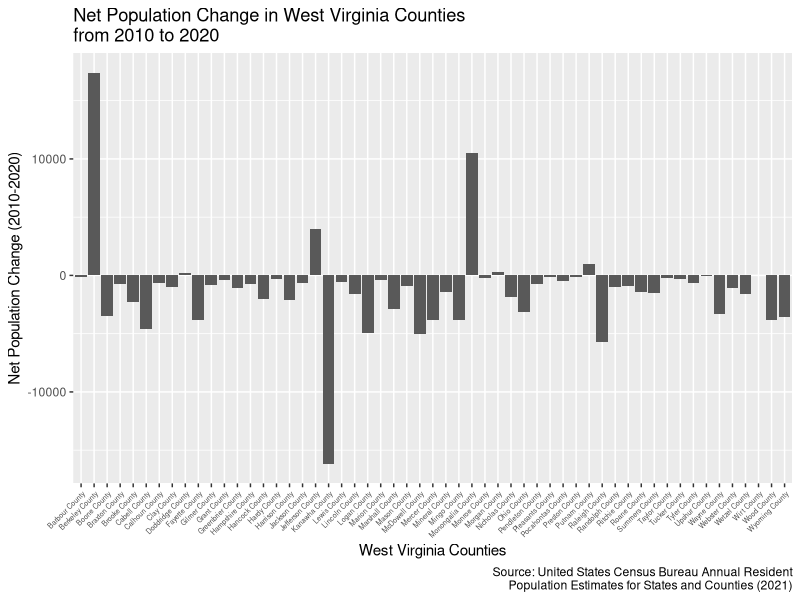

Write R code to recreate this figure.
## ---- chunk 1
library(tidyverse)
library("readxl")
## ---- chunk 2
censusPop <- read_csv("co-est2020.csv")

WVpopchange <- censusPop |>
  filter(STATE == 54) |>
  group_by(CTYNAME, CENSUS2010POP, POPESTIMATE042020) |>
  summarize(popdiff =
              as.integer(`POPESTIMATE042020`) - as.integer(`CENSUS2010POP`),
            pospopdiff = 
              if_else(popdiff >= 0, 1, 0))

WVpopchange <- WVpopchange[-52,]

WVpopchangeGraph<- WVpopchange |>
  ggplot(aes(popdiff)) +
  geom_bar(aes(x = CTYNAME, y = popdiff), stat = "identity") +
  labs(
    x = "West Virginia Counties",
    y = "Net Population Change (2010-2020)",
    title = "Net Population Change in West Virginia Counties\nfrom 2010 to 2020",
    caption = "Source: United States Census Bureau Annual Resident\nPopulation Estimates for States and Counties (2021)"
  ) +
  theme(axis.text.x = element_text(size = 5, angle = 45, hjust=1))

print(WVpopchangeGraph)
